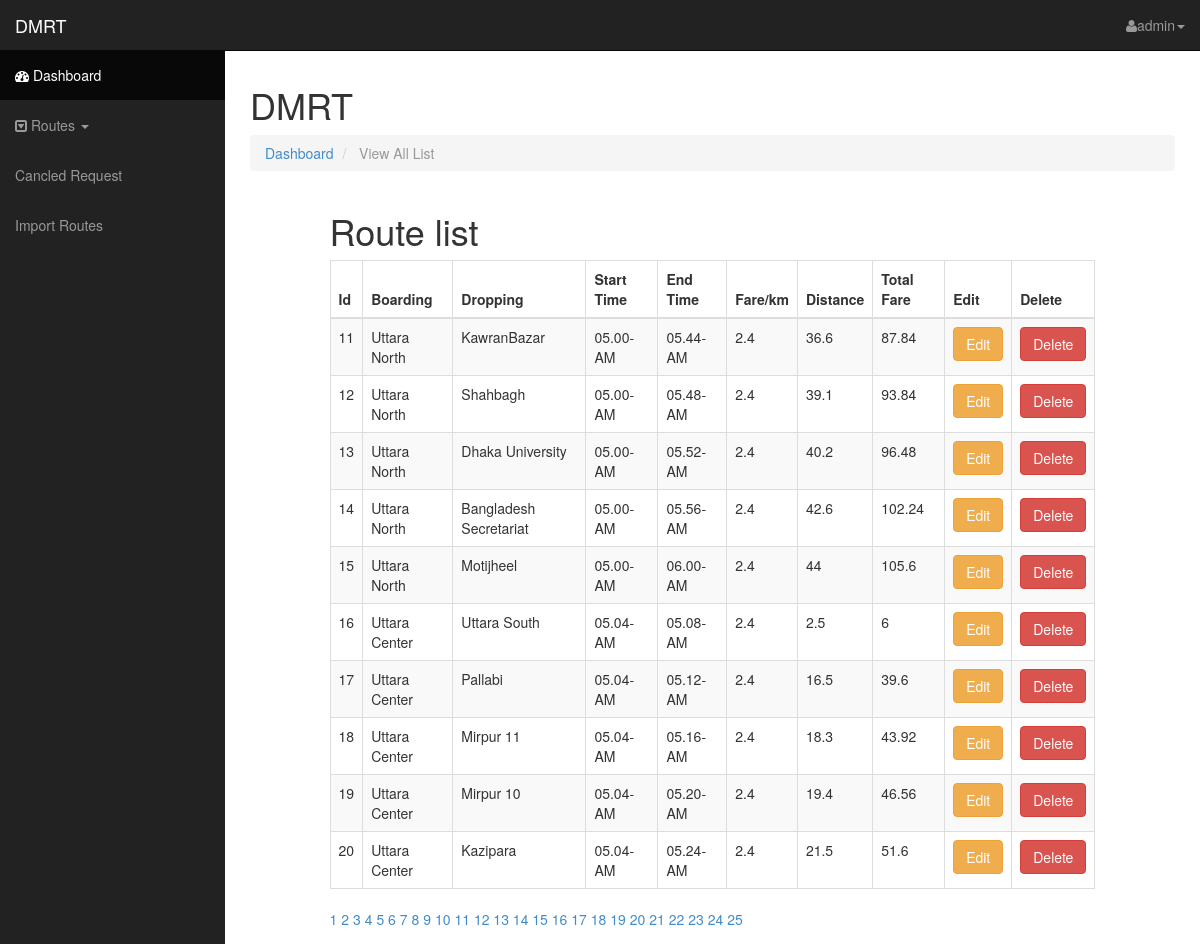
Page /admin/view_all_items.php?page_no=1 (signed in) on the committed database.
### tables this page shows
CREATE TABLE `route_details` (
  `rd_id` int(11) NOT NULL,
  `rd_boarding_point` varchar(255) NOT NULL,
  `rd_dropping_point` varchar(255) NOT NULL,
  `rd_start_timing` varchar(255) NOT NULL,
  `rd_end_timing` varchar(255) NOT NULL,
  `rd_fare_per_km` varchar(255) NOT NULL,
  `rd_distance` varchar(255) NOT NULL,
  `rd_total_fare` varchar(255) NOT NULL
);

### admin/lib/database.php (called while the page is built, shortened)
<?php
Class Database{
	public $host   = DB_HOST;
	public $user   = DB_USER;
	public $pass   = DB_PASS;
	public $dbname = DB_NAME;
	public $link;
	private function connectDB(){
	$this->link = new mysqli($this->host, $this->user, $this->pass, $this->dbname);
 }
	public function select($query){
		$result = $this->link->query($query) or die($this->link->error.__LINE__);
		if($result->num_rows > 0){
			return $result;
		} else {
			return false;
		}
	}
}

### admin/view_all_items.php (the view, shortened to what this page needs)
<?php require 'include/header.php'; ?>
<?php require 'include/sidebar.php'; ?>
<div id="page-wrapper">
	<div class="row">
		<div class="col-lg-12">
			<h1>DMRT<small></small></h1>
			<ol class="breadcrumb">
				<li><a href="#"><i class="icon-dashboard"></i> Dashboard</a></li>
				<li class="active"><i class="icon-file-alt"></i> View All List</li>
			</ol>
			<div class="row">
				<div class="col-md-10 col-md-offset-1">
					<?php
					$Showing_item = 10;
					if (isset($_GET['page_no'])) {
						$page_no = $_GET['page_no'];
						$page_no = $page_no*$Showing_item;
					}else{
						$page_no = 0;
						$page_no*$Showing_item;
					}
					$select_query = "SELECT * FROM route_details ORDER BY rd_id LIMIT $page_no, $Showing_item ";
					$rslts = $db->select($select_query);
					if ($rslts) {?>
						<h1>Route  list</h1>
						<div class="table-responsive">
							<table class="table table-bordered table-hover table-striped tablesorter">
								<thead>
									<tr>
										<th>Id</th>
										<th>Boarding</th>
										<th>Dropping</th>
										<th>Start Time</th>
										<th>End Time</th>
										<th>Fare/km</th>
										<th>Distance</th>
										<th>Total Fare</th>
										<th>Edit</th>
										<th>Delete</th>
									</tr>
								</thead>
								<tbody>
									<?php while ($row = $rslts->fetch_assoc()) { ?>
										<tr>
											<td><?php echo $row['rd_id']; ?></td>
											<td><?php echo $row['rd_boarding_point']; ?></td>
											<td><?php echo $row['rd_dropping_point']; ?></td>
											<td><?php echo $row['rd_start_timing']; ?></td>
											<td><?php echo $row['rd_end_timing']; ?></td>
											<td><?php echo $row['rd_fare_per_km']; ?></td>
											<td><?php echo $row['rd_distance']; ?></td>
											<td><?php echo $row['rd_total_fare']; ?></td>
											<td>
												<a href="edit_item.php?edit=<?php echo $row['rd_id']; ?>"><button class="btn btn-warning">Edit</button></a>
											</td>
											<td>
												<a href="?delete=<?php echo $row['rd_id']; ?>"><button class="btn btn-danger">Delete</button></a>
											</td>
										</tr>
									<?php } ?>
								</tbody>
							</table>
						</div>
						<?php
						$select_query1 = "SELECT rd_id FROM route_details ";
						$rslts1 = $db->select($select_query1);
						$count =  mysqli_num_rows($rslts1);
						$total_page = $count/$Showing_item;
						$total_page = ceil($total_page);
						if ($total_page>1) { ?>
							<span>
							<?php for ($i=0; $i < $total_page; $i++) { ?>
								<a href="?page_no=<?php echo $i; ?>"><?php echo $i+1; ?></a>
							<?php } ?>
							</span>
						<?php }
						 ?>
					<?php }else{
						echo "<h1 style='color:red;text-align:center;'>No Item Found</h1>";
					}
					?>
				</div>
			</div>
		</div>
	</div>
</div>
<?php require 'include/footer.php'; ?>

### admin/css/sb-admin.css (style rules this page uses)
body { margin-top: 50px; }
#page-wrapper { width: 100%; padding: 5px 15px; }
table.tablesorter thead { cursor: pointer; }
@media (min-width:768px) { #page-wrapper { padding: 15px 25px; } }

### rows in the picture
route_details: rd_id "11", rd_boarding_point "Uttara North", rd_dropping_point "KawranBazar", rd_start_timing "05.00-AM", rd_end_timing "05.44-AM", rd_fare_per_km "2.4", rd_distance "36.6", rd_total_fare "87.84"
route_details: rd_id "12", rd_boarding_point "Uttara North", rd_dropping_point "Shahbagh", rd_start_timing "05.00-AM", rd_end_timing "05.48-AM", rd_fare_per_km "2.4", rd_distance "39.1", rd_total_fare "93.84"
route_details: rd_id "13", rd_boarding_point "Uttara North", rd_dropping_point "Dhaka University", rd_start_timing "05.00-AM", rd_end_timing "05.52-AM", rd_fare_per_km "2.4", rd_distance "40.2", rd_total_fare "96.48"
route_details: rd_id "14", rd_boarding_point "Uttara North", rd_dropping_point "Bangladesh Secretariat", rd_start_timing "05.00-AM", rd_end_timing "05.56-AM", rd_fare_per_km "2.4", rd_distance "42.6", rd_total_fare "102.24"
route_details: rd_id "15", rd_boarding_point "Uttara North", rd_dropping_point "Motijheel", rd_start_timing "05.00-AM", rd_end_timing "06.00-AM", rd_fare_per_km "2.4", rd_distance "44", rd_total_fare "105.6"
route_details: rd_id "16", rd_boarding_point "Uttara Center", rd_dropping_point "Uttara South", rd_start_timing "05.04-AM", rd_end_timing "05.08-AM", rd_fare_per_km "2.4", rd_distance "2.5", rd_total_fare "6"
route_details: rd_id "17", rd_boarding_point "Uttara Center", rd_dropping_point "Pallabi", rd_start_timing "05.04-AM", rd_end_timing "05.12-AM", rd_fare_per_km "2.4", rd_distance "16.5", rd_total_fare "39.6"
route_details: rd_id "18", rd_boarding_point "Uttara Center", rd_dropping_point "Mirpur 11", rd_start_timing "05.04-AM", rd_end_timing "05.16-AM", rd_fare_per_km "2.4", rd_distance "18.3", rd_total_fare "43.92"
route_details: rd_id "19", rd_boarding_point "Uttara Center", rd_dropping_point "Mirpur 10", rd_start_timing "05.04-AM", rd_end_timing "05.20-AM", rd_fare_per_km "2.4", rd_distance "19.4", rd_total_fare "46.56"
route_details: rd_id "20", rd_boarding_point "Uttara Center", rd_dropping_point "Kazipara", rd_start_timing "05.04-AM", rd_end_timing "05.24-AM", rd_fare_per_km "2.4", rd_distance "21.5", rd_total_fare "51.6"

### other values in the picture
Session::get_session("adminName") "admin"
